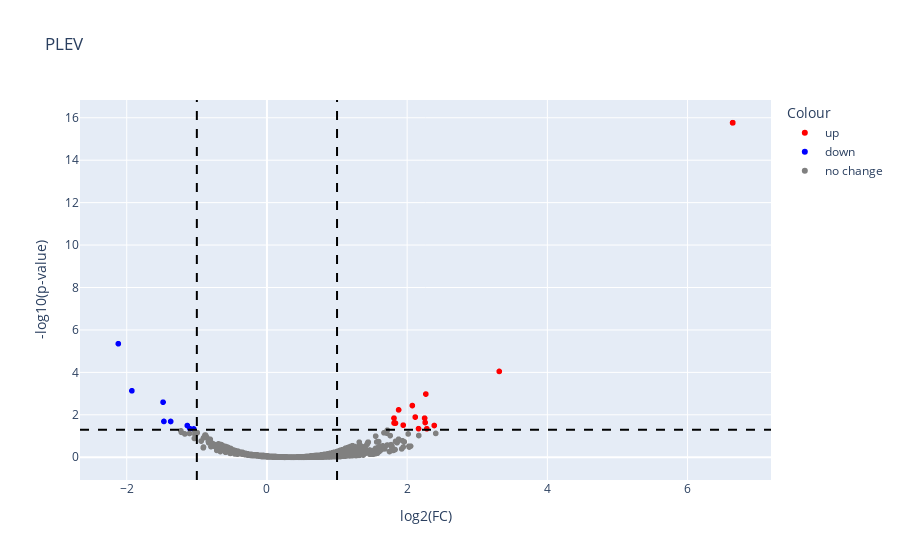

The notebook cell this image was saved under:
### Code cell
# make volcano plot

# # REV
sheet_name = 'Proteins'
df = pd.read_excel(file_rev, sheet_name=sheet_name)

# # read the file
# sheet_name = 'All Proteins'
# df = pd.read_excel(file_rev, sheet_name=sheet_name)

# get the column names
columns_anemic = [x for x in df.columns if re.search(r'^Abundances\s\(Normalized\)', x) and re.search(r'Anemia', x)]
columns_CAD = [x for x in df.columns if re.search(r'^Abundances\s\(Normalized\)', x) and re.search(r'CAD', x)]
tmpdf_anemic = df[columns_anemic].copy()
tmpdf_anemic.fillna(0, inplace=True)
tmpdf_CAD = df[columns_CAD].copy()
tmpdf_CAD.fillna(0, inplace=True)

# keep proteins with at least 5 counts in either condition
# indices_anemic, = np.where(tmpdf_anemic.values.sum(axis=1) > 4.5)
# indices_CAD, = np.where(tmpdf_CAD.values.sum(axis=1) > 4.5)
indices_anemic, = np.where((tmpdf_anemic.values>0).sum(axis=1) > 4.5)
indices_CAD, = np.where((tmpdf_CAD.values>0).sum(axis=1) > 4.5)

indices_considered = sorted(np.union1d(indices_anemic, indices_CAD))
df_union = df.iloc[indices_considered, :]

# indices_intersected = sorted(np.intersect1d(indices_anemic, indices_CAD))
# df_intersection = df.iloc[indices_intersected, :]

# print(df.shape[0], df_union.shape[0], df_intersection.shape[0])
# # 2389 2369 2366

# make volcano plot
tmpdf = df_union.loc[:,['Gene Symbol', 'Abundance Ratio: (Anemia) / (CAD)', 'Abundance Ratio Adj. P-Value: (Anemia) / (CAD)']]
tmpdf.columns = ['Name', 'Fold Change', 'p-value']
iii_up = tmpdf[(tmpdf['Fold Change']>=1) & (tmpdf['p-value']<0.05)].index.tolist()
iii_down = tmpdf[(tmpdf['Fold Change']<=1) & (tmpdf['p-value']<0.05)].index.tolist()
iii_noChange = tmpdf[tmpdf['p-value']>=0.05].index.tolist()
tmpdf['Colour'] = ''
tmpdf.loc[iii_up, 'Colour'] = 'up'
tmpdf.loc[iii_down, 'Colour'] = 'down'
tmpdf.loc[iii_noChange, 'Colour'] = 'no change'
tmpdf['-log10(p-value)'] = -np.log10(tmpdf['p-value'])
tmpdf['log2(FC)'] = np.log2(tmpdf['Fold Change'])
# tmpdf_b = tmpdf[(tmpdf['p-value'] < 0.05) & (tmpdf['Fold Change'] > 2)]

plt.clf()
sns.scatterplot(data=tmpdf, x='log2(FC)', y='-log10(p-value)', hue='Colour', palette={'up':'red', 'down':'blue', 'no change':'grey'}).legend(title='')
# plt.axhline(y=-np.log10(0.05), color='black', linestyle='--')
# plt.axvline(x=1, color='black', linestyle='--')
# plt.axvline(x=-1, color='black', linestyle='--')
plt.title('Human REV')
plt.show()

fig = px.scatter(
    tmpdf,
    x='log2(FC)',
    y='-log10(p-value)',
    color='Colour',
    color_discrete_map={'up': 'red', 'down': 'blue', 'no change': 'grey'},
    hover_data=['Name'],
    title='PLEV'
)
fig.add_hline(y=-np.log10(0.05), line_dash="dash", line_color="black")
fig.add_vline(x=1, line_dash="dash", line_color="black")
fig.add_vline(x=-1, line_dash="dash", line_color="black")
fig.show()
fig.write_html('volcano_human_REV.html')

### Figure 1 — Plotly figure (JSON) as saved in the notebook; plotly's stock layout.template omitted (floating-point values rounded to 4 significant figures; data arrays with more than 128 entries replaced by an {"elided": "..."} marker saying what was removed)
{"data": [{"customdata": [["TUBB2A"], ["NUDCD3"], ["UQCRH"], ["DCN"], ["OAT"], ["IGKV1-17"], ["CYB5R1"], ["SERPINB4"], ["HGH1"], ["MGP"], ["TFRC"], ["IGLV3-21"], ["HPSE"], ["FECH"], ["RPL23"], ["TGFB1"], ["CPOX"], ["ATP5IF1"], ["NCAPH"], ["ITGB5"], ["TMX4"]], "hovertemplate": "Colour=up<br>log2(FC)=%{x}<br>-log10(p-value)=%{y}<br>Name=%{customdata[0]}<extra></extra>", "legendgroup": "up", "marker": {"color": "red", "symbol": "circle"}, "mode": "markers", "name": "up", "showlegend": true, "type": "scattergl", "x": [6.644, 6.644, 6.644, 6.644, 6.644, 6.644, 6.644, 3.314, 2.267, 2.074, 1.879, 2.115, 1.812, 2.249, 2.257, 1.814, 1.833, 1.944, 2.387, 2.163, 2.28], "xaxis": "x", "y": [15.77, 15.77, 15.77, 15.77, 15.77, 15.77, 15.77, 4.046, 2.979, 2.436, 2.232, 1.892, 1.843, 1.842, 1.637, 1.614, 1.607, 1.512, 1.497, 1.347, 1.343], "yaxis": "y"}, {"customdata": [["FCGR3A"], ["HP1BP3"], ["NECTIN2"], ["MFAP4"], ["SLCO4C1"], ["GYPC"], ["CEACAM6"], ["SHMT2"]], "hovertemplate": "Colour=down<br>log2(FC)=%{x}<br>-log10(p-value)=%{y}<br>Name=%{customdata[0]}<extra></extra>", "legendgroup": "down", "marker": {"color": "blue", "symbol": "circle"}, "mode": "markers", "name": "down", "showlegend": true, "type": "scattergl", "x": [-2.12, -1.927, -1.482, -1.47, -1.373, -1.136, -1.099, -1.044], "xaxis": "x", "y": [5.351, 3.133, 2.596, 1.688, 1.686, 1.494, 1.343, 1.333], "yaxis": "y"}, {"customdata": {"elided": "2224x1 str values"}, "hovertemplate": "Colour=no change<br>log2(FC)=%{x}<br>-log10(p-value)=%{y}<br>Name=%{customdata[0]}<extra></extra>", "legendgroup": "no change", "marker": {"color": "grey", "symbol": "circle"}, "mode": "markers", "name": "no change", "showlegend": true, "type": "scattergl", "x": {"elided": "2224 float values"}, "xaxis": "x", "y": {"elided": "2224 float values"}, "yaxis": "y"}], "layout": {"legend": {"title": {"text": "Colour"}, "tracegroupgap": 0}, "shapes": [{"line": {"color": "black", "dash": "dash"}, "type": "line", "x0": 0, "x1": 1, "xref": "x domain", "y0": 1.301, "y1": 1.301, "yref": "y"}, {"line": {"color": "black", "dash": "dash"}, "type": "line", "x0": 1, "x1": 1, "xref": "x", "y0": 0, "y1": 1, "yref": "y domain"}, {"line": {"color": "black", "dash": "dash"}, "type": "line", "x0": -1, "x1": -1, "xref": "x", "y0": 0, "y1": 1, "yref": "y domain"}], "title": {"text": "PLEV"}, "xaxis": {"anchor": "y", "domain": [0, 1], "title": {"text": "log2(FC)"}}, "yaxis": {"anchor": "x", "domain": [0, 1], "title": {"text": "-log10(p-value)"}}}}
